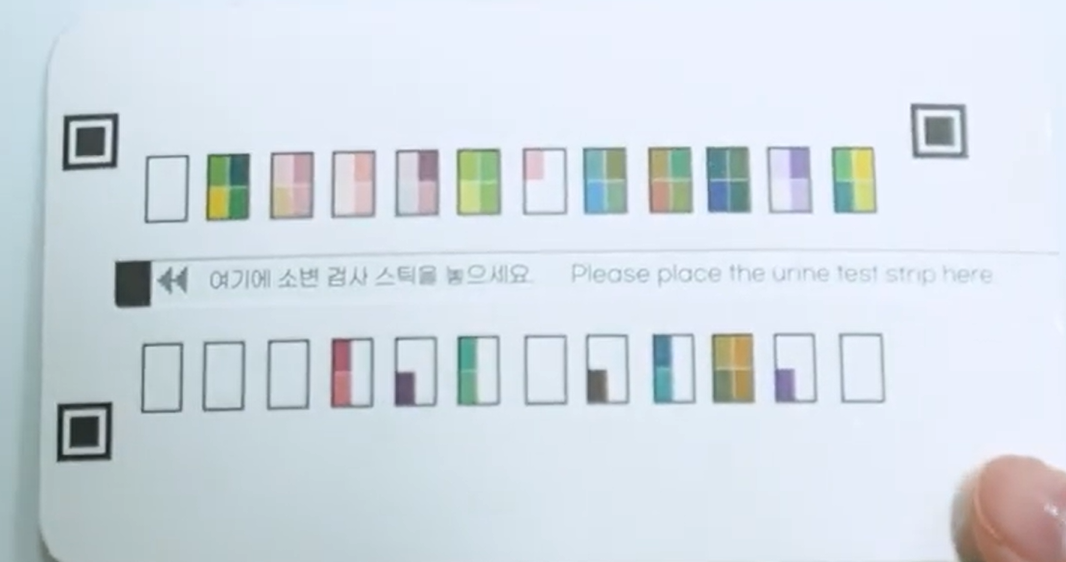
#> input picture basic_color/test_kit.png, 1066 x 562 px, found by its file name
$ python warp.py
#> lines starting #> are read from the running program, lines starting #| are printed output that depends on the picture
import cv2
import numpy as np

image_filename = "test_kit.png"
image = cv2.imread(image_filename)
#> image is the input picture: shape (562, 1066, 3); mean B, G, R 228, 220.1, 210.6

if image is None:
    print("이미지를 찾을 수 없습니다.")
else:
    # --- 1단계: 원본 좌표 (Source Points) ---
    # 방금 find_coords.py로 찾은 4개의 좌표를 여기에 입력하세요!
    # 순서: [왼쪽-위, 오른쪽-위, 오른쪽-아래, 왼쪽-아래]
    # (주의: 예시 좌표이며, 실제 찾은 값으로 바꿔야 합니다)
    pts_src = np.array([
        [45, 97],  # 예: 왼쪽 위
        [917, 91],   # 예: 오른쪽 위
        [921, 401],  # 예: 오른쪽 아래
        [45, 393]   # 예: 왼쪽 아래
    ], dtype=np.float32)

    # --- 2단계: 목적지 좌표 (Destination Points) ---
    # 결과 이미지를 얼마나 크게 만들지 정의합니다.
    # (가로 600픽셀, 세로 200픽셀 크기의 직사각형으로 만듦)
    width = 600
    height = 200

    pts_dst = np.array([
        [0, 0],             # 왼쪽 위
        [width - 1, 0],     # 오른쪽 위
        [width - 1, height - 1], # 오른쪽 아래
        [0, height - 1]     # 왼쪽 아래
    ], dtype=np.float32)

    # --- 3단계: 변환 행렬 계산 ---
    # "pts_src를 pts_dst로 옮기는 변환 공식(행렬)을 찾아줘"
    matrix = cv2.getPerspectiveTransform(pts_src, pts_dst)

    # --- 4단계: 이미지 변환 실행 ---
    # "원본 이미지(image)에 위 공식(matrix)을 적용해서
    # (width, height) 크기로 이미지를 변형해줘"
    image_warped = cv2.warpPerspective(image, matrix, (width, height))
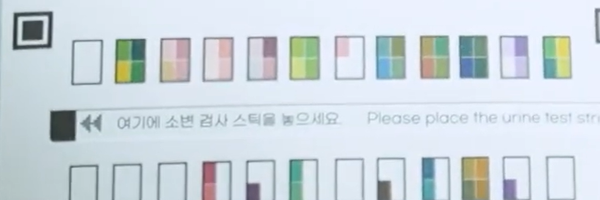
#> image_warped: shape (200, 600, 3); mean B, G, R 223.4, 216.6, 206.1

    # --- 5단계: 결과 보여주기 ---
    cv2.imshow("Original Image", image)
    cv2.imshow("Warped (Standardized) Image", image_warped)

    print("변환 성공! 아무 키나 누르면 종료됩니다.")
    cv2.waitKey(0)
    cv2.destroyAllWindows()

$ run again, with basic_color/test_strip.jpg saved as basic_color/test_kit.png
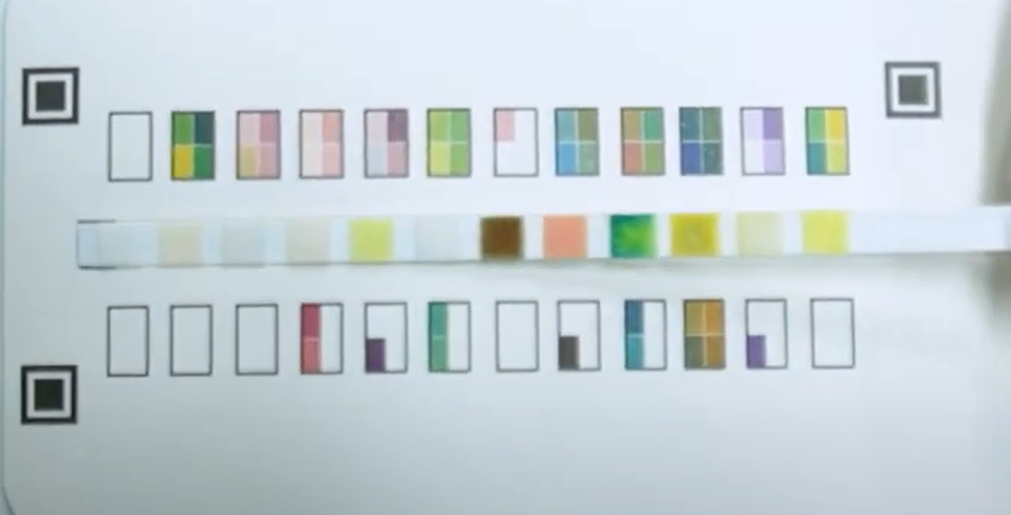
#> input picture basic_color/test_strip.jpg, 1011 x 515 px, found by its file name
#> image is the input picture: shape (515, 1011, 3); mean B, G, R 212.9, 208.7, 197.5
#> `image_warped = cv2.warpPerspective(image, matrix, (width, height))`:
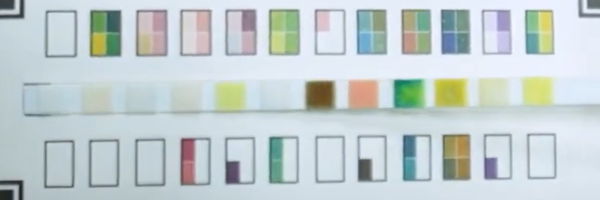
#> image_warped: shape (200, 600, 3); mean B, G, R 207.8, 206.4, 195
